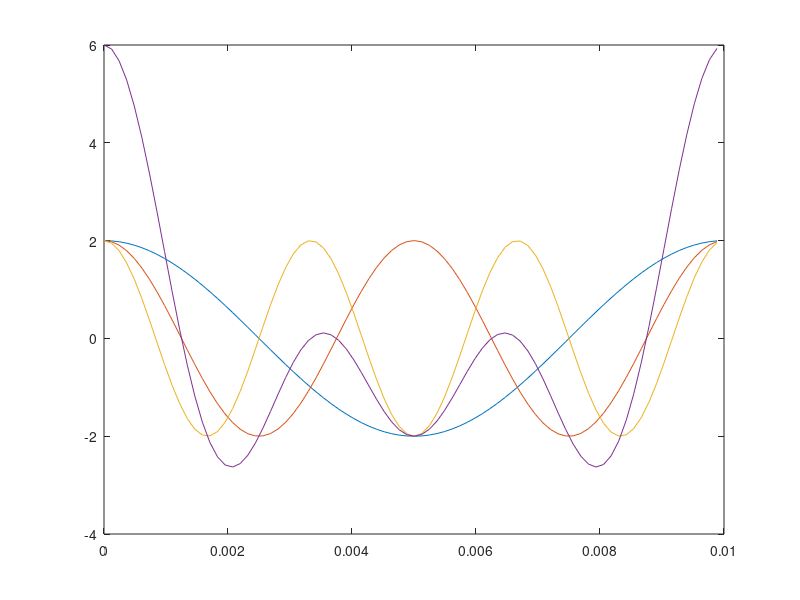
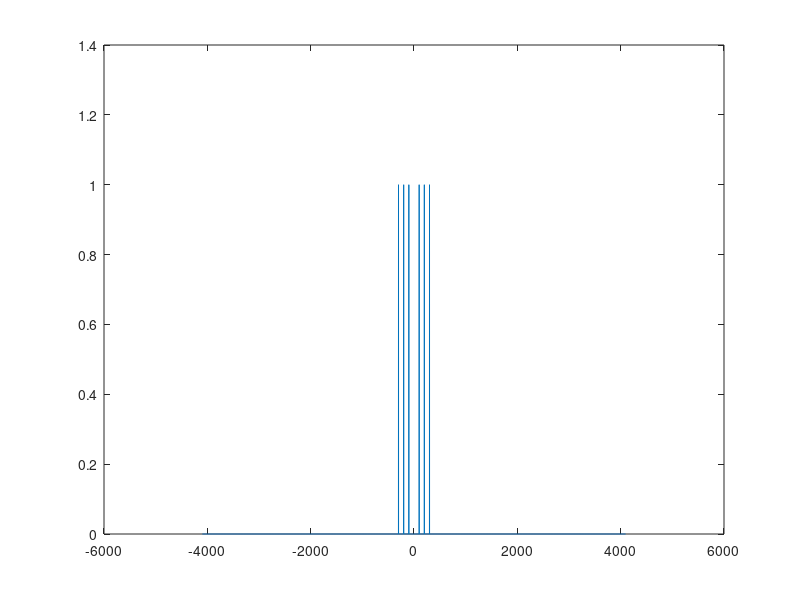
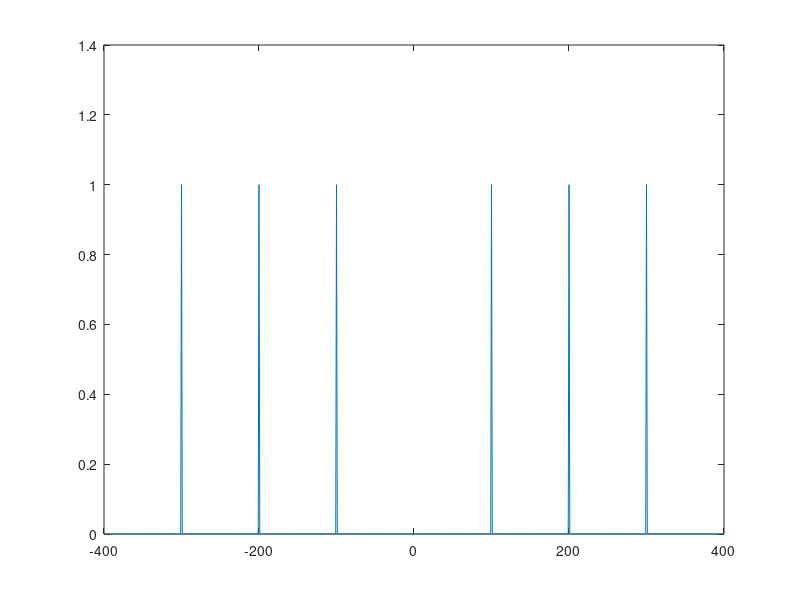
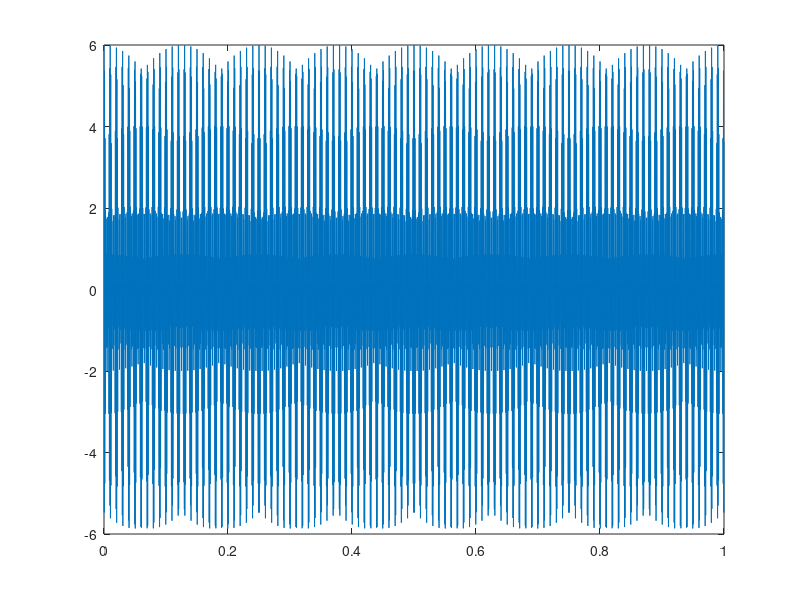

These charts were generated, in order, by the following MATLAB code:
close all
clear
clc

%% simulation spec
fs=8192;
t=0:1/fs:1-1/fs;
f1=100;
f2=200;
f3=300;
fc=1000;

%% 1.Message signal
%% Time Domain
% define message signal
m1 = 2 * cos(2 * pi * f1 .* t);
m2 = 2 * cos(2 * pi * f2 .* t);
m3 = 2 * cos(2 * pi * f3 .* t);
m = m1 + m2 + m3;

% Plot the figures
% 1 period
p = ceil(fs / f1); % fs / f1 = 1 period
figure();
plot(t(1 : p), m1(1 : p));
hold on
plot(t(1 : p), m2(1 : p));
plot(t(1 : p), m3(1 : p));
plot(t(1 : p), m(1 : p));
%% Frequency Domain
% Perform the Fourier transform
M = fft(m) / length(m);
M_shift = fftshift(M);
% Plot the figures
% Total frequencies
f = -fs / 2 : fs / 2 - 1;
figure();
plot(f, abs(M_shift));
% Partial frequencies
range1 = 400;
index1 = (fs / 2 + 1) - range1 : (fs / 2 + 1) + range1;
f_part1 = f(index1);
M_shift_part = M_shift(index1);
figure();
plot(f_part1, abs(M_shift_part));

%% 2. Modulation (SSB-SC AM)
%% Time Domain
% Hilbert Transfrom
mh1 = 2 * sin(2 * pi * f1 .* t);
mh2 = 2 * sin(2 * pi * f2 .* t);
mh3 = 2 * sin(2 * pi * f3 .* t);
mh = mh1 + mh2 + mh3;

% Modulate signals (Upper SSB AM signal)
u1 = m1 .* cos(2 * pi * fc .* t)-mh1.*sin(2*pi*fc.*t);
u2 = m2 .* cos(2 * pi * fc .* t)-mh2.*sin(2*pi*fc.*t);
u3 = m3 .* cos(2 * pi * fc .* t)-mh3.*sin(2*pi*fc.*t);
u = u1 + u2 + u3;
% Plot the figures
% Total period
figure('Name','modulated signal total');
plot(t,u);
% 1 period
figure('Name','modulated signal 1period');
plot(t(1:p),u(1:p));

%% Frequency Domain
% Perform the Fourier transform
U = fft(u) / length(u);
U_shift = fftshift(U);

% Plot the figures
% Total frequencies
figure('Name','modulated signal freq.domain');
plot(f, abs(U_shift));
% Partial frequencies
range2 = 1600;
index2 = (fs / 2 + 1) - range2 : (fs / 2 + 1) + range2;
f_part2 = f(index2);
U_shift_part = U_shift(index2);
figure('Name','partial freq domain modulated signal');
plot(f_part2, abs(U_shift_part));

%% 3. Demodulation (SSB-SC AM)
%% Time Domain
% deModulate signals
du = u .* cos(2 * pi * fc .* t);


%% Frequency Domain
% Perform the Fourier transform
DU = fft(du) / length(du);
DU_shift = fftshift(DU);
range5 = 2500;
index5 = (fs / 2 + 1) - range5 : (fs / 2 + 1) + range5;
f_part5 = f(index5);
DU_shift_part = DU_shift(index5);
% Plot the figures
% Total frequencies
figure();
plot(f_part5, abs(DU_shift_part));

%product signal through an ideal lowpass filter
range3=1000;
index3=(fs / 2 + 1) - range3:(fs / 2 + 1) + range3;
% BW=fc 범위의 저역통과 필터를 만들어 곱해준다.(사각펄스 신호)
LPF=1:fs;
LPF(fs/2+1-500:fs/2+1+500)=1;
LPF(1:fs/2+1-500)=0;
LPF(fs/2+1+500:fs)=0;
LPF_DU=DU_shift.* LPF;
figure('Name','Y(f) spectrum');
plot(f, abs(LPF_DU));

f_part3 = f(index3);
LPF_DU_shift_part = LPF_DU(index3);
figure();
plot(f_part3, abs(LPF_DU_shift_part));
%역 퓨리에 변환 과정=>y(t)
yshift=ifftshift(LPF_DU);
yt=ifft(yshift)*length(yshift);
figure('Name','y(t) total period');
plot(t,yt);
figure('Name','y(t) 1period');
plot(t(1:p),yt(1:p));

%% Modulation VSB Filter
% product carrier signal
uc1 = m1 .* cos(2 * pi * fc .* t);
uc2 = m2 .* cos(2 * pi * fc .* t);
uc3 = m3 .* cos(2 * pi * fc .* t);
uc = uc1 + uc2 + uc3;
% FT
UC = fft(uc) / length(uc);
UC_shift = fftshift(UC);

% define H(f): 사다리꼴 모양의 필터
fa=300;
W=2000;
H=zeros(1, fs);
H(fs/2+1-(fc+W):fs/2+1-fc-fa)=1;
H(fs/2+1+(fc+fa):fs/2+1+fc+W)=1;
for n = fs/2+1-(fc+fa):fs/2+1-(fc-fa)
        H(n) = 1 - (n-(fs/2+1-fc-fa)) / (2*fa);
end

for n = fs/2+1+(fc-fa):fs/2+1+(fc+fa)
        H(n) = (n-(fs/2+1+fc-fa)) / (2*fa);
end

for n = fs/2+1-(fc+500):fs/2+1-(fc+W)
        H(n) = (n-(fs/2+1-fc-500)) / (500-W);
end

for n = fs/2+1+(fc+W):fs/2+1+(fc+500)
        H(n) = 1-(n-(fs/2+1+fc+W)) / (500-W);
end

figure('Name','H(f) sidebandfilter');
plot(fs/2+1-4000:fs/2+1+4000,H(fs/2+1-4000:fs/2+1+4000));

UC_shift_part=UC_shift(index2);
figure();
plot(f_part2,abs(UC_shift_part));

SBF_U=UC_shift .*H;
figure('Name','amp spectrum of U(f) after pass SBF');
SBF_U_part=SBF_U(index2);
plot(f_part2, abs(SBF_U_part));

su_shift=ifftshift(SBF_U);
su=ifft(su_shift)*length(su_shift);

%% Demodulation
v=su .* cos(2*pi*fc.*t);

figure('Name','v(t) of 1 period');
plot(t(1:p),v(1:p));

V=fft(v)/length(v);
V_shift=fftshift(V);

figure();
plot(f,abs(V_shift));

%LPF 필터를 만든다.
LPF2=zeros(1,fs);
LPF2(fs/2+1-fc:fs/2+1+fc)=1;
for n=fs/2+1-fc-100:fs/2+1-fc
    LPF2(n)=(n-(fs/2+1-fc-100))/(100);
end
for n=fs/2+1+fc:fs/2+1+fc+100
    LPF2(n)=1-(n-(fs/2+1+fc))/(100);
end

figure();
plot(f,abs(LPF2));

LPF_V=V_shift .* LPF2;
LPF_V_part=LPF_V(index1);
figure('Name','V(f) after pass LPF');
plot(f,abs(LPF_V));
figure('Name','V(f) after pass LPF');
plot(f_part1,abs(LPF_V_part));

y2_shift=ifftshift(LPF_V);
y2=ifft(y2_shift)*length(y2_shift);

figure('Name','y(t)');
plot(t(1:p),y2(1:p));

figure('Name','result');
subplot(4,1,1);
plot(t(1:p),m(1:p));
title('message signal of 1period');

subplot(4,1,2);
plot(t(1:p),su(1:p));
title('modulated signal of 1period');

subplot(4,1,3);
plot(t(1:p),v(1:p));
title('demodulated signal of 1period before pass LPF');

subplot(4,1,4);
plot(t(1:p),y2(1:p));
title('demodulated signal of 1period after pass LPF');

figure('Name','result of frequency domain');
subplot(4,1,1);
plot(f_part1, abs(M_shift_part));
title('message signal');

subplot(4,1,2);
plot(f, abs(SBF_U));
title('modulated signal of 1period');

subplot(4,1,3);
plot(f, abs(V_shift));
title('demodulated signal before pass LPF');

subplot(4,1,4);
plot(f_part1, abs(LPF_V_part));
title('demodulated signal after pass LPF');